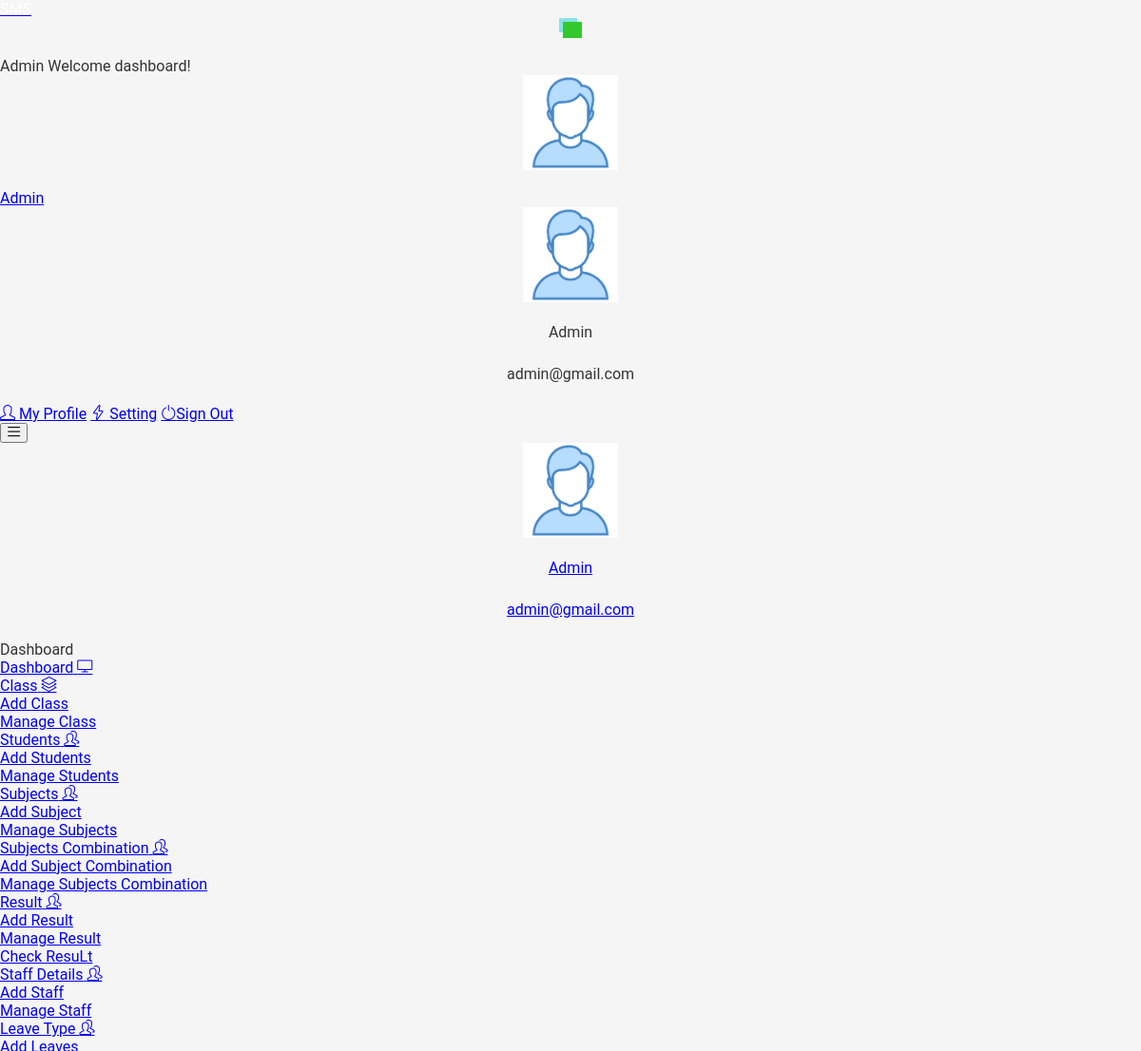
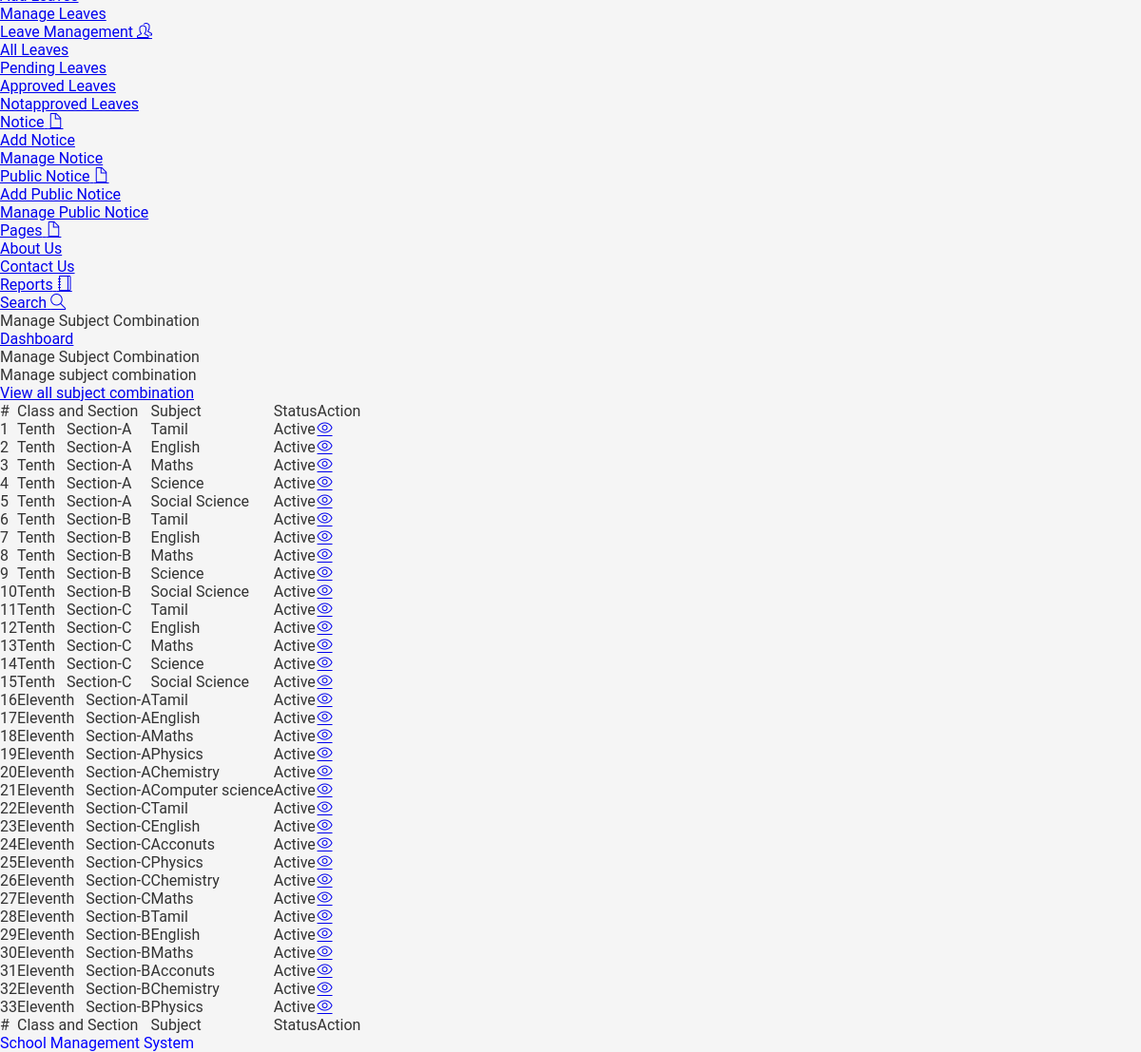
Screenshot of /studentms/admin/manage-subjectcombination.php (signed in) with the database file from the repository (2 pictures, top to bottom).
### tables this page shows
CREATE TABLE IF NOT EXISTS `tblsubjectcombination` (
  `id` int NOT NULL AUTO_INCREMENT,
  `ClassId` int DEFAULT NULL,
  `SubjectId` int DEFAULT NULL,
  `status` int DEFAULT NULL,
  `CreationDate` timestamp NULL DEFAULT CURRENT_TIMESTAMP,
  `Updationdate` timestamp NULL DEFAULT NULL ON UPDATE CURRENT_TIMESTAMP,
  PRIMARY KEY (`id`)
);

CREATE TABLE IF NOT EXISTS `tblclass` (
  `id` int NOT NULL AUTO_INCREMENT,
  `ClassName` varchar(50) DEFAULT NULL,
  `ClassNameNumeric` int DEFAULT NULL,
  `Section` varchar(20) DEFAULT NULL,
  `CreationDate` timestamp NULL DEFAULT CURRENT_TIMESTAMP,
  PRIMARY KEY (`id`)
);

CREATE TABLE IF NOT EXISTS `tblsubjects` (
  `id` int NOT NULL AUTO_INCREMENT,
  `SubjectName` varchar(100) NOT NULL,
  `SubjectCode` varchar(100) DEFAULT NULL,
  `Creationdate` timestamp NULL DEFAULT CURRENT_TIMESTAMP,
  `UpdationDate` timestamp NULL DEFAULT NULL,
  PRIMARY KEY (`id`)
);

### studentms/admin/manage-subjectcombination.php (the view, shortened to what the rows shown need)
<?php
include('includes/dbconnection.php');
if(strlen($_SESSION['sturecmsaid'])==0)
    {
    header("Location: index.php");
    }
    else{
?>
<!DOCTYPE html>
<html lang="en">
    <head>
    <link rel="stylesheet" href="vendors/simple-line-icons/css/simple-line-icons.css">
    <link rel="stylesheet" href="vendors/flag-icon-css/css/flag-icon.min.css">
    <link rel="stylesheet" href="vendors/css/vendor.bundle.base.css">
    <link rel="stylesheet" href="./vendors/daterangepicker/daterangepicker.css">
    <link rel="stylesheet" href="./vendors/chartist/chartist.min.css">
    <link rel="stylesheet" href="./css/style.css">
    </head>
    <body>
    <div class="container-scroller">
     <?php include_once('includes/header.php');?>
      <div class="container-fluid page-body-wrapper">
        <?php include_once('includes/sidebar.php');?>
        <div class="main-panel">
          <div class="content-wrapper">
            <div class="row">
              <div class="col-md-12 grid-margin stretch-card">
                <div class="card">
                  <div class="card-body">
                      <table class="table">
                                        <div class="table-responsive border rounded p-1">
                                        <table class="table">
                                                    <thead>
                                                        <tr>
                                                            <th class="font-weight-bold">#</th>
                                                            <th class="font-weight-bold">Class and Section</th>
                                                            <th class="font-weight-bold">Subject </th>
                                                            <th class="font-weight-bold">Status</th>
                                                            <th class="font-weight-bold">Action</th>
                                                        </tr>
                                                    </thead>
                                                    <tfoot>
                                                        <tr>
                                                          <th class="font-weight-bold">#</th>
                                                            <th class="font-weight-bold">Class and Section</th>
                                                            <th class="font-weight-bold">Subject </th>
                                                            <th class="font-weight-bold">Status</th>
                                                            <th class="font-weight-bold">Action</th>
                                                        </tr>
                                                    </tfoot>
                                                    <tbody>
<?php $sql = "SELECT tblclass.ClassName,tblclass.Section,tblsubjects.SubjectName,tblsubjectcombination.id as scid,tblsubjectcombination.status from tblsubjectcombination join tblclass on tblclass.id=tblsubjectcombination.ClassId  join tblsubjects on tblsubjects.id=tblsubjectcombination.SubjectId";
$query = $dbh->prepare($sql);
$query->execute();
$results=$query->fetchAll(PDO::FETCH_OBJ);
$cnt=1;
if($query->rowCount() > 0)
{
foreach($results as $result)
{   ?>
<tr>
 <td><?php echo htmlentities($cnt);?></td>
                                                            <td><?php echo htmlentities($result->ClassName);?> &nbsp; Section-<?php echo htmlentities($result->Section);?></td>
                                                            <td><?php echo htmlentities($result->SubjectName);?></td>
                                                             <td><?php $stts=$result->status;
if($stts=='0')
{
	echo htmlentities('Inactive');
}
else
{
	echo htmlentities('Active');
}
                                                             ?></td>
<td>
<?php if($stts=='0')
{ ?>
<a href="manage-subjectcombination.php?acid=<?php echo htmlentities($result->scid);?>" onclick="confirm('do you really want to ativate this subject');"><i  class="icon-eye"></i> </a><?php } else {?>
<a href="manage-subjectcombination.php?did=<?php echo htmlentities($result->scid);?>" onclick="confirm('do you really want to deativate this subject');"><i  class="icon-eye" ></i> </a>
<?php }?>
</td>
</tr>
<?php $cnt=$cnt+1;}} ?>
                                                    </tbody>
                                                </table>
                                            </div>
                                        </div>
                                    </div>
                                                </div>
                                            </div>
                                        </div>
                                    </div>
                                </div>
                            </div>
    </body>
</html>
<?php } ?>

### studentms/admin/includes/header.php (shortened to what the rows shown need)
 <nav class="navbar default-layout-navbar col-lg-12 col-12 p-0 fixed-top d-flex flex-row">
        </div><?php
         $aid= $_SESSION['sturecmsaid'];
$sql="SELECT * from tbladmin where id=:aid";
$query = $dbh -> prepare($sql);
$query->bindParam(':aid',$aid,PDO::PARAM_STR);
$query->execute();
$results=$query->fetchAll(PDO::FETCH_OBJ);
$cnt=1;
if($query->rowCount() > 0)
{
foreach($results as $row)
{               ?>
        <div class="navbar-menu-wrapper d-flex align-items-center flex-grow-1">
          <h5 class="mb-0 font-weight-medium d-none d-lg-flex"><?php  echo htmlentities($row->AdminName);?> Welcome dashboard!</h5>
          <ul class="navbar-nav navbar-nav-right ml-auto">
            <li class="nav-item dropdown d-none d-xl-inline-flex user-dropdown">
              <a class="nav-link dropdown-toggle" id="UserDropdown" href="#" data-toggle="dropdown" aria-expanded="false">
                <img class="img-xs rounded-circle ml-2" src="images/faces/face8.jpg" alt="Profile image"> <span class="font-weight-normal"> <?php  echo htmlentities($row->AdminName);?> </span></a>
              <div class="dropdown-menu dropdown-menu-right navbar-dropdown" aria-labelledby="UserDropdown">
                <div class="dropdown-header text-center">
                  <img class="img-md rounded-circle" src="images/faces/face8.jpg" alt="Profile image">
                  <p class="mb-1 mt-3"><?php  echo htmlentities($row->AdminName);?></p>
                  <p class="font-weight-light text-muted mb-0"><?php  echo htmlentities($row->Email);?></p>
                </div><?php $cnt=$cnt+1;}} ?>
              </div>
            </li>
          </ul>
          <button class="navbar-toggler navbar-toggler-right d-lg-none align-self-center" type="button" data-toggle="offcanvas">
            <span class="icon-menu"></span>
          </button>
        </div>
      </nav>

### studentms/admin/includes/sidebar.php (shortened to what the rows shown need)
<nav class="sidebar sidebar-offcanvas" id="sidebar">
          <ul class="nav">
            <li class="nav-item nav-profile">
              <a href="#" class="nav-link">
                <div class="text-wrapper">
                  <?php
         $aid= $_SESSION['sturecmsaid'];
$sql="SELECT * from tbladmin where id=:aid";
$query = $dbh -> prepare($sql);
$query->bindParam(':aid',$aid,PDO::PARAM_STR);
$query->execute();
$results=$query->fetchAll(PDO::FETCH_OBJ);
$cnt=1;
if($query->rowCount() > 0)
{
foreach($results as $row)
{               ?>
                  <p class="profile-name"><?php  echo htmlentities($row->AdminName);?></p>
                  <p class="designation"><?php  echo htmlentities($row->Email);?></p><?php $cnt=$cnt+1;}} ?>
                </div>
              </a>
            </li>
          </ul>
        </nav>

### rows the page displays
tblsubjectcombination: ClassId.ClassName "Tenth", ClassId.Section "A", SubjectId.SubjectName "Tamil"
tblsubjectcombination: ClassId.ClassName "Tenth", ClassId.Section "A", SubjectId.SubjectName "English"
tblsubjectcombination: ClassId.ClassName "Tenth", ClassId.Section "A", SubjectId.SubjectName "Maths"
tblsubjectcombination: ClassId.ClassName "Tenth", ClassId.Section "A", SubjectId.SubjectName "Science"
tblsubjectcombination: ClassId.ClassName "Tenth", ClassId.Section "A", SubjectId.SubjectName "Social Science"
tblsubjectcombination: ClassId.ClassName "Tenth", ClassId.Section "B", SubjectId.SubjectName "Tamil"
tblsubjectcombination: ClassId.ClassName "Tenth", ClassId.Section "B", SubjectId.SubjectName "English"
tblsubjectcombination: ClassId.ClassName "Tenth", ClassId.Section "B", SubjectId.SubjectName "Maths"
tblsubjectcombination: ClassId.ClassName "Tenth", ClassId.Section "B", SubjectId.SubjectName "Science"
tblsubjectcombination: ClassId.ClassName "Tenth", ClassId.Section "B", SubjectId.SubjectName "Social Science"
tblsubjectcombination: ClassId.ClassName "Tenth", ClassId.Section "C", SubjectId.SubjectName "Tamil"
tblsubjectcombination: ClassId.ClassName "Tenth", ClassId.Section "C", SubjectId.SubjectName "English"
tblsubjectcombination: ClassId.ClassName "Tenth", ClassId.Section "C", SubjectId.SubjectName "Maths"
tblsubjectcombination: ClassId.ClassName "Tenth", ClassId.Section "C", SubjectId.SubjectName "Science"
tblsubjectcombination: ClassId.ClassName "Tenth", ClassId.Section "C", SubjectId.SubjectName "Social Science"
tblsubjectcombination: ClassId.ClassName "Eleventh", ClassId.Section "A", SubjectId.SubjectName "Tamil"
tblsubjectcombination: ClassId.ClassName "Eleventh", ClassId.Section "A", SubjectId.SubjectName "English"
tblsubjectcombination: ClassId.ClassName "Eleventh", ClassId.Section "A", SubjectId.SubjectName "Maths"
tblsubjectcombination: ClassId.ClassName "Eleventh", ClassId.Section "A", SubjectId.SubjectName "Physics"
tblsubjectcombination: ClassId.ClassName "Eleventh", ClassId.Section "A", SubjectId.SubjectName "Chemistry"
tblsubjectcombination: ClassId.ClassName "Eleventh", ClassId.Section "A", SubjectId.SubjectName "Computer science"
tblsubjectcombination: ClassId.ClassName "Eleventh", ClassId.Section "C", SubjectId.SubjectName "Tamil"
tblsubjectcombination: ClassId.ClassName "Eleventh", ClassId.Section "C", SubjectId.SubjectName "English"
tblsubjectcombination: ClassId.ClassName "Eleventh", ClassId.Section "C", SubjectId.SubjectName "Acconuts"
tblsubjectcombination: ClassId.ClassName "Eleventh", ClassId.Section "C", SubjectId.SubjectName "Physics"
tblsubjectcombination: ClassId.ClassName "Eleventh", ClassId.Section "C", SubjectId.SubjectName "Chemistry"
tblsubjectcombination: ClassId.ClassName "Eleventh", ClassId.Section "C", SubjectId.SubjectName "Maths"
tblsubjectcombination: ClassId.ClassName "Eleventh", ClassId.Section "B", SubjectId.SubjectName "Tamil"
tblsubjectcombination: ClassId.ClassName "Eleventh", ClassId.Section "B", SubjectId.SubjectName "English"
tblsubjectcombination: ClassId.ClassName "Eleventh", ClassId.Section "B", SubjectId.SubjectName "Maths"
tblsubjectcombination: ClassId.ClassName "Eleventh", ClassId.Section "B", SubjectId.SubjectName "Acconuts"
tblsubjectcombination: ClassId.ClassName "Eleventh", ClassId.Section "B", SubjectId.SubjectName "Chemistry"
tblsubjectcombination: ClassId.ClassName "Eleventh", ClassId.Section "B", SubjectId.SubjectName "Physics"

### other values shown
$row->AdminName "Admin"
$row->Email "admin@gmail.com"
